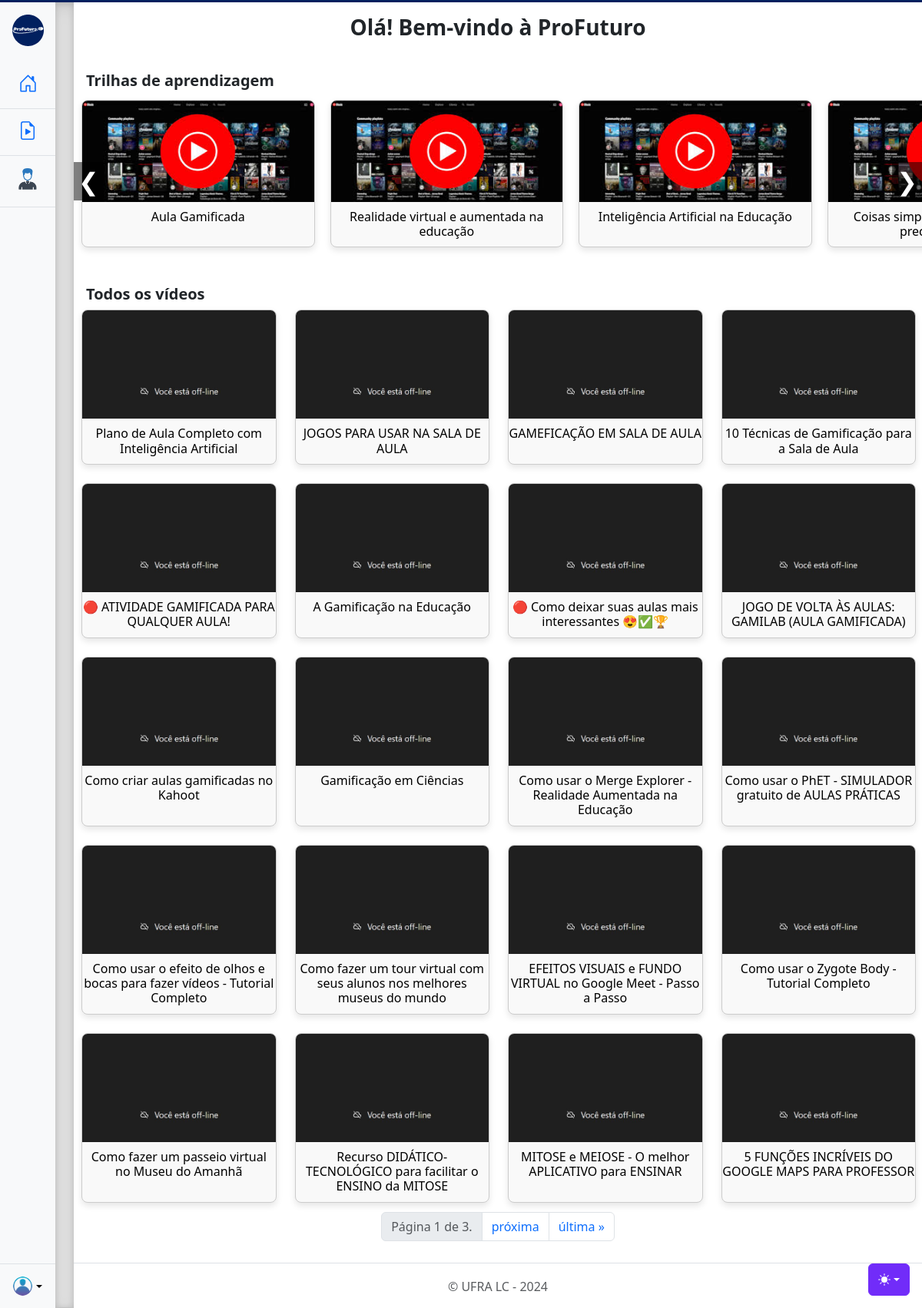
The page / on the database its author committed.
### playList/models.py (models this page shows, shortened)
class Playlist(models.Model):
    name = models.CharField(max_length=300)
    description = models.TextField(max_length=1000)
    videos = models.ManyToManyField(Video, through='PlaylistVideo', related_name='playlists')
    created_at = models.DateTimeField(auto_now_add=True)
    def get_default_thumbnail(self):
        return '/static/img/default_playlist_thumbnail.jpeg'  # Caminho para a imagem padrão

class Video(models.Model):
    title = models.CharField(max_length=300)
    url = models.URLField(max_length=300)
    description = models.TextField(max_length=1000)
    created_at = models.DateTimeField(auto_now_add=True)
    likes = models.PositiveIntegerField(default=0)
    visibilidade = models.BooleanField(default=False)
    def youtube_id(self):
        from urllib.parse import urlparse, parse_qs
        query = urlparse(self.url)
        if query.hostname == 'youtu.be':
            return query.path[1:]
        if query.hostname in ('www.youtube.com', 'youtube.com'):
            if query.path == '/watch':
                return parse_qs(query.query).get("v", [None])[0]
            if query.path[:7] == '/embed/':
                return query.path.split('/')[2]
            if query.path[:3] == '/v/':
                return query.path.split('/')[2]
        return None
    def youtube_thumbnail(self):
        video_id = self.youtube_id()
        if video_id:
            thumbnail_url = f"https://img.youtube.com/vi/{video_id}/hqdefault.jpg"
            try:
                response = requests.head(thumbnail_url, timeout=5)
                if response.status_code == 200:
                    return thumbnail_url
            except requests.RequestException:
                pass
        return "/static/img/default_video_thumbnail.jpg"

### home/views.py (the view)
# urls.py: path('', index, name='home'),
def index(request):
    video_list = Video.objects.filter(visibilidade=True).order_by('id')
    playlists = Playlist.objects.all()
    all_videos_playlist = get_object_or_404(Playlist, name="Todos os vídeos")
    paginator = Paginator(video_list, 20)  # Carregar 20 vídeos por página
    page_number = request.GET.get('page')
    videos = paginator.get_page(page_number)
    return render(request, 'index.html', {
        'playlists': playlists,
        'videos': videos,
        'all_videos_playlist': all_videos_playlist
    })

### templates/index.html (shortened to what this page needs)
{% extends 'base.html' %}
{% block main %}
    {% if request.user.is_authenticated %}
      <h3 class="text-center my-3 fw-semibold">
        Olá, {{ request.user.username }}! Bem-vindo à ProFuturo
      </h3>
    {% else %}
      <h3 class="text-center my-3 fw-semibold">
        Olá! Bem-vindo à ProFuturo
      </h3>
    {% endif %}
    <br>
    {% if videos.number == 1 %}
        <h5 class="ps-3 fw-bold">Trilhas de aprendizagem</h5>
        <div class="playlist-carousel-container">
            <button class="carousel-btn prev-btn">&#10094;</button>
            <div class="playlist-carousel">
                {% for playlist in playlists %}
                    <div class="playlist-item">
                        <a href="{% url 'playlist-detail' playlist.id %}" class="playlist-link">
                            <img src="{{ playlist.get_default_thumbnail }}" alt="{{ playlist.name }}" class="playlist-thumbnail">
                            <h3>{{ playlist.name }}</h3>
                        </a>
                    </div>
                {% empty %}
                    <p style="margin: 30px">Não há arilhas de aprendizagem disponíveis no momento!</p>
                {% endfor %}
            </div>
            <button class="carousel-btn next-btn">&#10095;</button>
        </div>
    {% endif %}
    <br>
    <h5 class="ps-3 fw-bold">Todos os vídeos</h5>
    <div class="video-grid-container" id="video-container">
        {% for video in videos %}
            <div class="video-grid-item">
                <a href="{% url 'playlist-detail' all_videos_playlist.id %}?video_id={{ video.id }}" class="playlist-link">
                    <img src="{{ video.youtube_thumbnail }}" alt="{{ video.title }}" class="video-grid-thumbnail">
                    <h3>{{ video.title }}</h3>
                </a>
            </div>
        {% empty %}
            <p style="margin: 30px">Não há vídeos disponíveis no momento!</p>
        {% endfor %}
    </div>
    <div class="pagination d-flex justify-content-center" style="padding: 12px;">
        <ul class="pagination">
            <li class="page-item disabled">
                <span class="page-link">Página {{ videos.number }} de {{ videos.paginator.num_pages }}.</span>
            </li>
            {% if videos.has_next %}
                <li class="page-item">
                    <a class="page-link" href="?page={{ videos.next_page_number }}" aria-label="Próxima">próxima</a>
                </li>
                <li class="page-item">
                    <a class="page-link" href="?page={{ videos.paginator.num_pages }}" aria-label="Última">última &raquo;</a>
                </li>
            {% endif %}
        </ul>
    </div>
{% endblock %}
{% block footer %}
    <footer class="text-center border-top" style="padding-top: 18px;">
        <p class="text-muted">&copy; UFRA LC - 2024</p>
    </footer>
{% endblock %}

### templates/base.html (shortened to what this page needs)
{% load static %}
<!doctype html>
<html lang="pt-BR" data-bs-theme="auto">
  <head><script src="{% static 'js/color-modes.js' %}"></script>
    <link rel="stylesheet" href="https://cdn.jsdelivr.net/npm/@docsearch/css@3">
    <link href="{% static 'css/bootstrap.min.css' %}" rel="stylesheet">
    <link href="{% static 'css/sidebars.css' %}" rel="stylesheet">
    <link href="{% static 'css/base.css' %}" rel="stylesheet">
    <link href="{% static 'css/modal.css' %}" rel="stylesheet">
    <link href="{% static 'css/index.css' %}" rel="stylesheet">
  </head>
  <body>
    <div class="dropdown position-fixed bottom-0 end-0 mb-3 me-3 bd-mode-toggle">
      <button class="btn btn-bd-primary py-2 dropdown-toggle d-flex align-items-center"
              id="bd-theme"
              type="button"
              aria-expanded="false"
              data-bs-toggle="dropdown"
              aria-label="Toggle theme (auto)">
        <svg class="bi my-1 theme-icon-active" width="1em" height="1em"><use href="#circle-half"></use></svg>
      </button>
    </div>
    <main class="d-flex flex-nowrap">
      <div class="d-flex flex-column flex-shrink-0 bg-body-tertiary" style="width: 4.5rem; border-top: 3px solid #01205F;">
        <a href="/" class="d-block p-3 link-body-emphasis text-decoration-none" data-bs-toggle="tooltip" data-bs-placement="right">
            <img class="bi pe-none" width="41" src="{% static 'img/favicon.svg' %}">
        </a>
        <ul class="nav nav-pills nav-flush flex-column mb-auto text-center">
          <li class="nav-item">
            <a href="/" class="nav-link py-3 border-bottom rounded-0" title="Início" data-bs-toggle="tooltip" data-bs-placement="right">
              <svg class="bi" width="25" height="25" role="img" aria-label="Home"><use href="#home"/></svg>
            </a>
          </li>
            <li>
              <a href="javascript:void(0)" class="nav-link py-3 border-bottom rounded-0" title="Sugerir vídeo" data-bs-toggle="tooltip" data-bs-placement="right" onclick="abrirModal()">
                <svg class="bi" width="24" height="24" role="img" aria-label="Sugerir vídeo"><use href="#play-btn"/></svg>
              </a>
            </li>
            <li>
                <a href="/adm" class="nav-link py-3 border-bottom rounded-0" title="ADM" data-bs-toggle="tooltip" data-bs-placement="right">
                    <img class="bi" src="{% static 'img/admin.png' %}" alt="Imagem de Perfil" width="30">
                </a>
            </li>
        </ul>
        <div class="dropdown border-top">
          <a href="#" class="d-flex align-items-center justify-content-center p-3 link-body-emphasis text-decoration-none dropdown-toggle" data-bs-toggle="dropdown" aria-expanded="false">
            {% if user.perfil.imagem_perfil %}
                <img class="rounded-circle" src="{{ user.perfil.imagem_perfil.url }}" alt="Imagem de Perfil" width="25">
            {% else %}
                <img class="rounded-circle" src="{% static 'img/perfil.png' %}" alt="Imagem de Perfil Padrão" width="25">
            {% endif %}
          </a>
        </div>
      </div>
      <div class="b-example-divider b-example-vr" style="border-top: 3px solid #01205F;"></div>
      <div class="content">
        <div class="main">
            {% block main %}{% endblock %}
        </div>
        {% block footer %}{% endblock %}
      </div>
    </main>
  </body>
</html>

### templates/static/css/sidebars.css (style rules this page uses)
body { min-height: 100vh; min-height: -webkit-fill-available; }
html { height: -webkit-fill-available; }
main { height: 100vh; height: -webkit-fill-available; max-height: 100vh; overflow-x: auto; overflow-y: hidden; }
.dropdown-toggle { outline: 0; }

### templates/static/css/base.css (style rules this page uses)
.content { border-top: 3px solid #01205F; display: flex; flex-direction: column; flex-grow: 1; overflow-x: hidden; }
.main { flex: 1; }
.b-example-divider { width: 100%; height: 3rem; background-color: rgba(0, 0, 0, .1); border: solid rgba(0, 0, 0, .15); border-width: 1px 0; box-shadow: inset 0 .5em 1.5em rgba(0, 0, 0, .1), inset 0 .125em .5em rgba(0, 0, 0, .15); }
.b-example-vr { flex-shrink: 0; width: 1.5rem; height: 100vh; }
.bi { vertical-align: -.125em; fill: currentColor; }
.btn-bd-primary { --bd-violet-bg: #712cf9; --bd-violet-rgb: 112.520718, 44.062154, 249.437846; --bs-btn-font-weight: 600; --bs-btn-color: var(--bs-white); --bs-btn-bg: var(--bd-violet-bg); --bs-btn-border-color: var(--bd-violet-bg); --bs-btn-hover-color: var(--bs-white); --bs-btn-hover-bg: #6528e0; --bs-btn-hover-border-color: #6528e0; --bs-btn-focus-shadow-rgb: var(--bd-violet-rgb); --bs-btn-active-color: var(--bs-btn-hover-color); --bs-btn-active-bg: #5a23c8; --bs-btn-active-border-color: #5a23c8; }
.bd-mode-toggle { z-index: 1500; }

### templates/static/css/index.css (style rules this page uses)
.playlist-carousel-container { position: relative; overflow: hidden; width: 100%; }
.playlist-carousel { display: flex; overflow-x: scroll; scroll-behavior: smooth; gap: 20px; padding: 5px 10px 25px 10px; -ms-overflow-style: none; scrollbar-width: none; }
.playlist-item { min-width: 28%; border: 1px solid #ccc; border-radius: 8px; overflow: hidden; text-align: center; background-color: #f9f9f9; box-shadow: 0 4px 8px rgba(0, 0, 0, 0.1); transition: transform 0.2s, box-shadow 0.2s; position: relative; }
.playlist-link { display: block; color: inherit; text-decoration: none; height: 100%; width: 100%; }
.playlist-thumbnail { width: 100%; aspect-ratio: 16 / 7; object-fit: cover; }
.playlist-item h3 { font-size: 1em; margin: 10px 0; color: #000; }
.carousel-btn { position: absolute; top: 50%; transform: translateY(-50%); background-color: rgba(0, 0, 0, 0.5); color: white; border: none; font-size: 2em; cursor: pointer; z-index: 10; }
.prev-btn { left: 0; }
.next-btn { right: 0; }
.video-grid-container { display: flex; flex-wrap: wrap; gap: 24px; justify-content: flex-start; padding-left: 10px; }
.video-grid-item { width: calc((100% - 80px) / 4); border: 1px solid #ccc; border-radius: 8px; overflow: hidden; text-align: center; background-color: #f9f9f9; box-shadow: 0 4px 8px rgba(0, 0, 0, 0.1); transition: transform 0.2s, box-shadow 0.2s; }
.video-grid-thumbnail { width: 100%; aspect-ratio: 16 / 9; object-fit: cover; }
.video-grid-item h3 { font-size: 1em; margin: 10px 0; color: #000; }

### rows shown on the page
Playlist: name "Aula Gamificada"
Playlist: name "Realidade virtual e aumentada na educação"
Playlist: name "Inteligência Artificial na Educação"
Playlist: name "Coisas…"
Video: title "Plano de Aula Completo com Inteligência Artificial"
Video: title "JOGOS PARA USAR NA SALA DE AULA"
Video: title "GAMEFICAÇÃO EM SALA DE AULA"
Video: title "10 Técnicas de Gamificação para a Sala de Aula"
Video: title "🔴 ATIVIDADE GAMIFICADA PARA QUALQUER AULA!"
Video: title "A Gamificação na Educação"
Video: title "🔴 Como deixar suas aulas mais interessantes 😍✅🏆"
Video: title "JOGO DE VOLTA ÀS AULAS: GAMILAB (AULA GAMIFICADA)"
Video: title "Como criar aulas gamificadas no Kahoot"
Video: title "Gamificação em Ciências"
Video: title "Como usar o Merge Explorer - Realidade Aumentada na Educação"
Video: title "Como usar o PhET - SIMULADOR gratuito de AULAS PRÁTICAS"
Video: title "Como usar o efeito de olhos e bocas para fazer vídeos - Tutorial Completo"
Video: title "Como fazer um tour virtual com seus alunos nos melhores museus do mundo"
Video: title "EFEITOS VISUAIS e FUNDO VIRTUAL no Google Meet - Passo a Passo"
Video: title "Como usar o Zygote Body - Tutorial Completo"
Video: title "Como fazer um passeio virtual no Museu do Amanhã"
Video: title "Recurso DIDÁTICO-TECNOLÓGICO para facilitar o ENSINO da MITOSE"
Video: title "MITOSE e MEIOSE - O melhor APLICATIVO para ENSINAR"
Video: title "5 FUNÇÕES INCRÍVEIS DO GOOGLE MAPS PARA PROFESSOR"

### other values the page prints
{{ videos.number }} "1"
{{ videos.paginator.num_pages }} "3"
